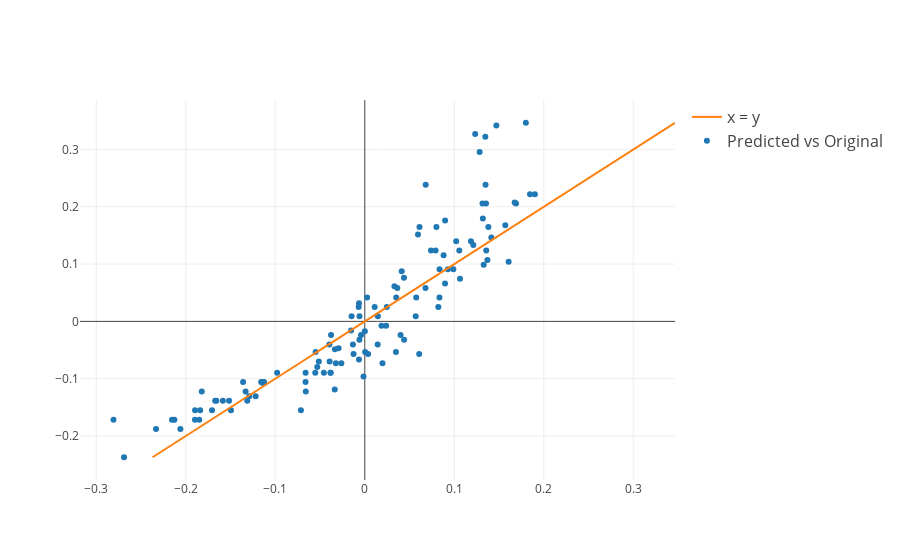

Here is the notebook cell this chart was saved with:
### Markdown cell above
#### Plots using Plotly.

### Code cell
trace = go.Scatter(
    x=regr.predict(X_test),
    y= Y_test,
    mode='markers',
    name = 'Predicted vs Original',
    line=dict(shape='linear')
)
trace1 = go.Scatter(
    x= Y_test,
    y= Y_test,
    mode='lines',
    name = 'x = y',
    line=dict(shape='linear')
)
data = [trace, trace1]
layout = dict(
    legend=dict(
        traceorder='reversed',
        font=dict(size=16)
    )
)
fig = dict(data=data, layout=layout)
plot.iplot(fig, filename='Scatter plot for Normal Regression')
